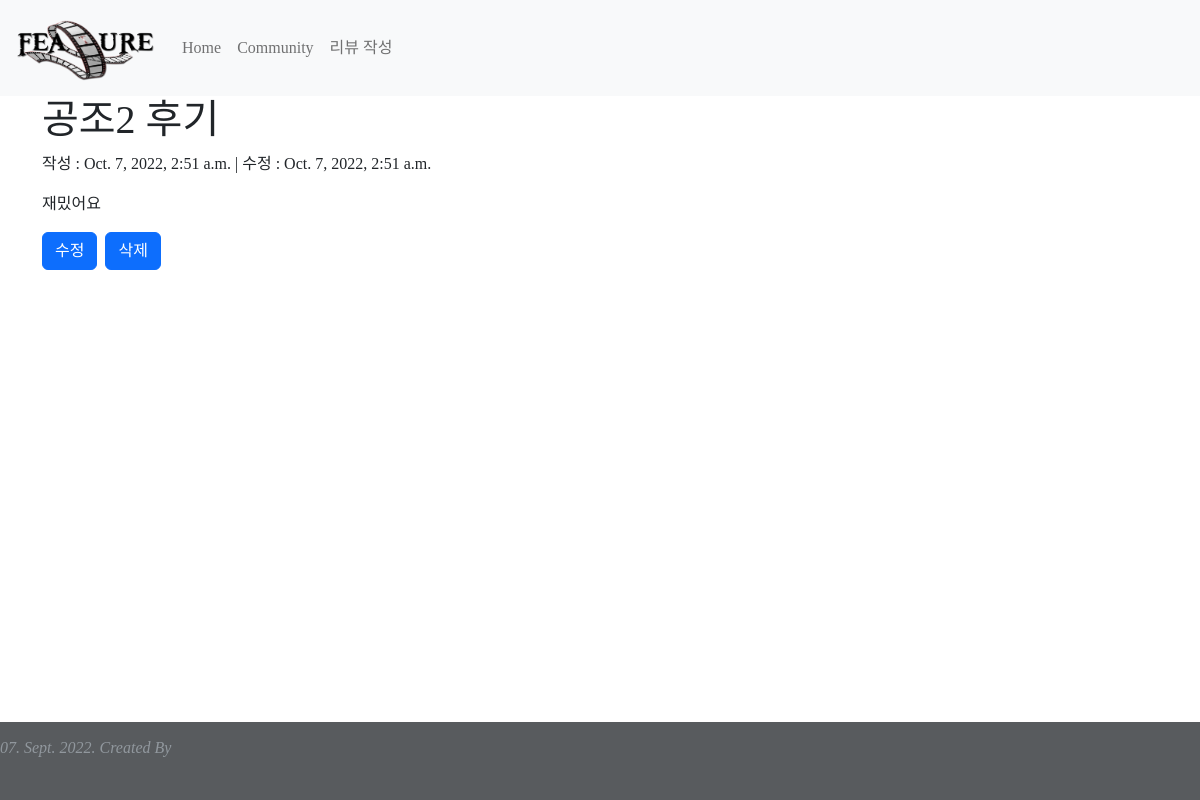
Page /review/detail/4 on the committed database.
### reviews_movie/models.py (models this page shows)
class Review(models.Model):
    title = models.CharField(max_length=80)
    content = models.TextField()
    movie_name = models.CharField(max_length=80)
    grade = models.FloatField()
    created_at = models.DateTimeField(auto_now_add=True)
    updated_at = models.DateTimeField(auto_now=True)

### reviews_movie/views.py (the view)
# urls.py: path('detail/<int:pk>',views.detail, name='detail'),
def detail(request,pk):
    review = Review.objects.get(pk=pk)
    context = {
        'review' : review
    }
    return render(request,'reviews/detail.html',context)

### reviews_movie/templates/reviews/detail.html (shortened to what this page needs)
{% extends 'base.html' %}
{% block content %}
<h1> {{ review.title }} </h1>
<p>작성 : {{ review.created_at }} | 수정 : {{ review.updated_at }}</p>
<p> {{ review.content }} </p>
<div class="d-flex">
  <button type="submit" class="btn btn-primary" onclick="location.href='{% url 'review:update' review.pk %}'">수정</button>
  <form action="{% url 'review:delete' review.pk %}" method="POST" class="mx-2">
      <button type="submit" class="btn btn-primary">삭제</button>
  </form>
</div>
{% endblock %}

### reviews_movie/static/css/style.css (style rules this page uses)
* { font-family: 'EliceDigitalBaeum-Bd'; }

### rows in the picture
Review: title "공조2 후기", created_at "Oct. 7, 2022, 2:51 a.m.", updated_at "Oct. 7, 2022, 2:51 a.m.", content "재밌어요"
